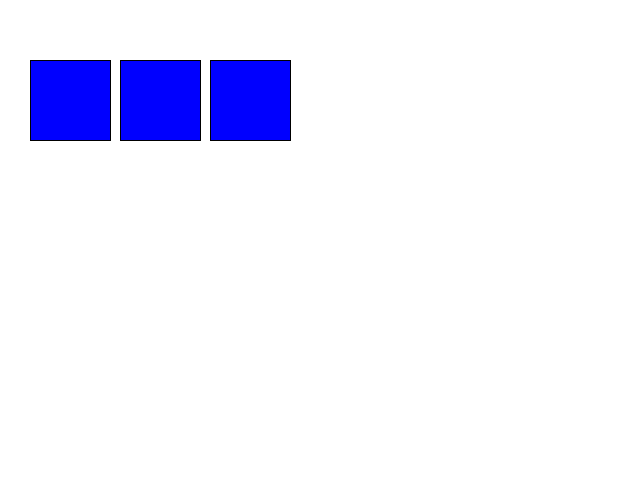
Frame 1 (no input)
Frame 60 (the mouse pressed at the canvas centre just before this capture): identical to frame 1, image omitted
Frame 120 (the mouse held since frame 60 and released just before this capture): identical to frame 1, image omitted

The Processing sketch that drew this single still picture (run headless with seeded random() and noise(); from frame 60 on, the mouse is pressed at the canvas centre):

// Processing sketch: sketch_130227a
// ── sketch_130227a.pde
void setup() {
  size(640, 480);
  background(255, 255, 255);
}

void draw() {
  // this is going to be... anticlimactic
  fill(0, 0, 255);
  rect(30, 60, 80, 80);
  rect(120, 60, 80, 80);
  rect(210, 60, 80, 80);
}
